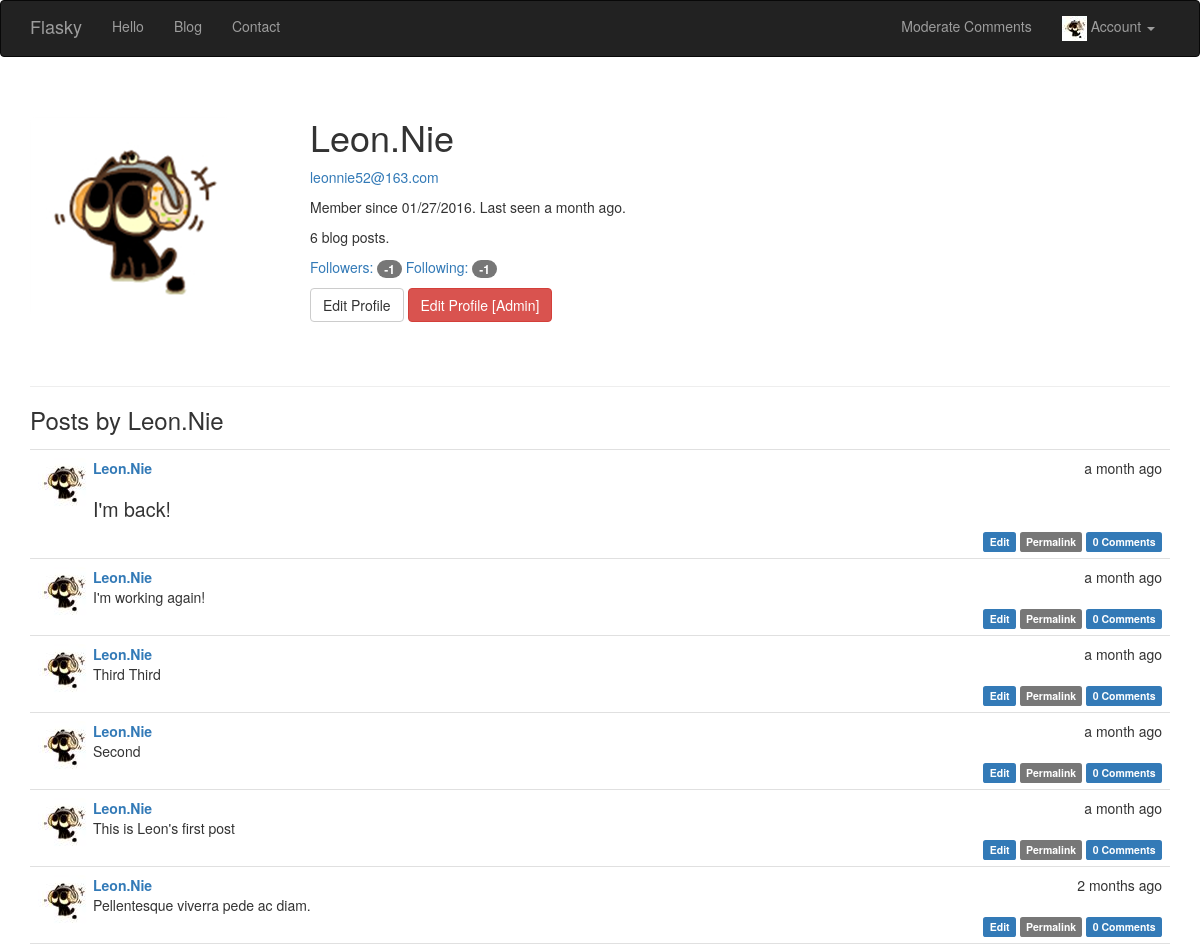
The page /user/Leon.Nie (signed in) on the database as committed earlier.
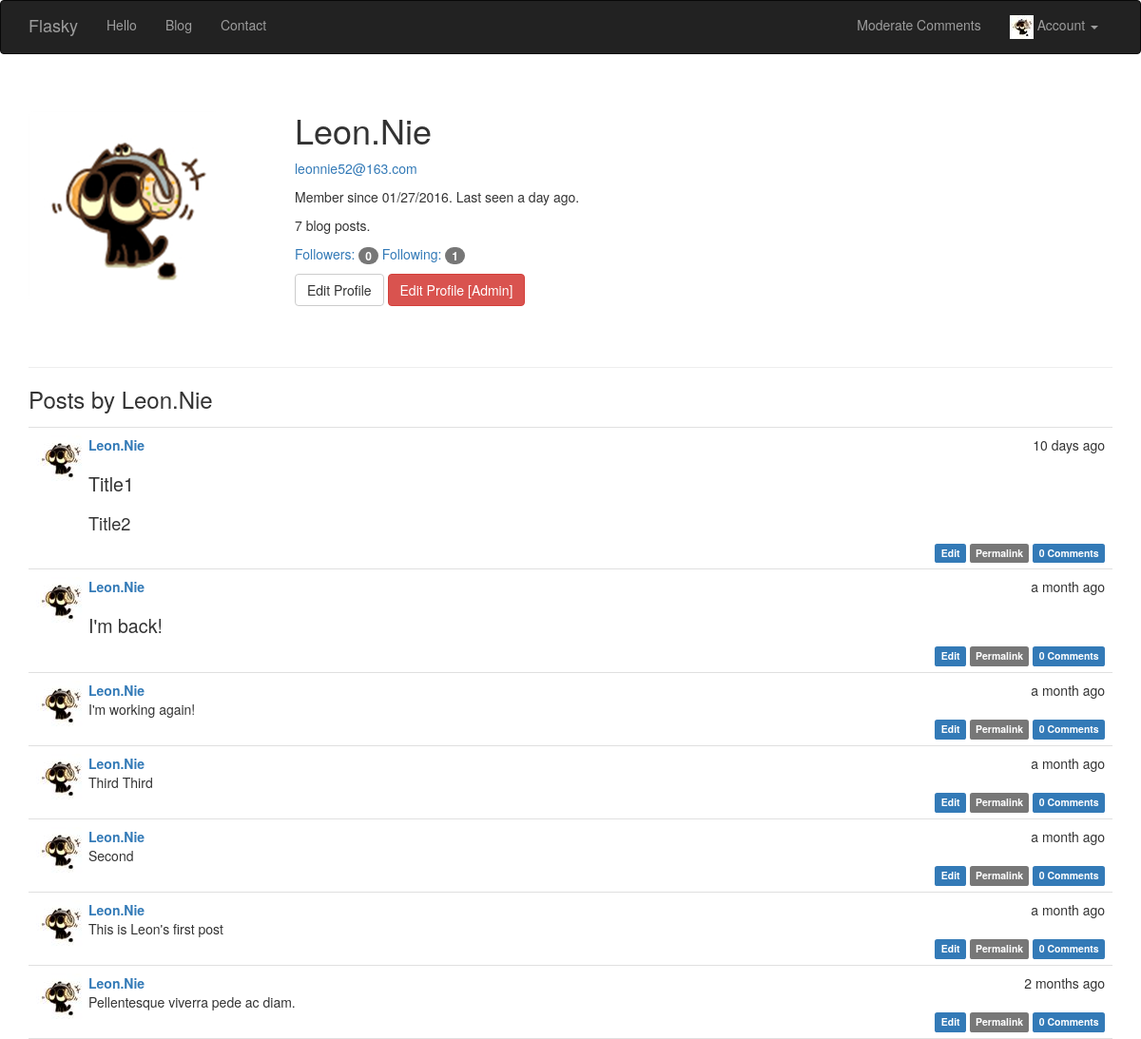
The same page on the database as committed later.
### app/models.py (models this page shows, shortened)
class User(UserMixin, db.Model):
    __tablename__ = 'users'
    id = db.Column(db.Integer, primary_key=True)
    email = db.Column(db.String(64), unique=True, index=True)
    username = db.Column(db.String(64), unique=True, index=True)
    role_id = db.Column(db.Integer, db.ForeignKey('roles.id'))
    password_hash = db.Column(db.String(128))
    confirmed = db.Column(db.BOOLEAN, default=False)
    followed = db.relationship('Follow',
                               foreign_keys=[Follow.follower_id],
                               backref=db.backref('follower', lazy='joined'),
                               lazy='dynamic',
                               cascade='all,delete-orphan')
    followers = db.relationship('Follow',
                                foreign_keys=[Follow.followed_id],
                                backref=db.backref('followed', lazy='joined'),
                                lazy='dynamic',
                                cascade='all, delete-orphan')
    comments = db.relationship('Comment', backref='author', lazy='dynamic')
    name = db.Column(db.String(64))
    location = db.Column(db.String(64))
    about_me = db.Column(db.Text())
    Ico = db.Column(db.Integer, default='2')
    member_since = db.Column(db.DateTime(), default=datetime.utcnow)  # 注册时间，db.Column()参数可以接受函数为参数
    last_seen = db.Column(db.DateTime, default=datetime.utcnow)  # 最后登录时间
    posts = db.relationship('Post', backref='author', lazy='dynamic')
    @property
    def password(self):
        raise AttributeError('Password is not a readable attribute')
    def can(self, permissions):
        return self.role.permissions is not None and (self.role.permissions & permissions) == permissions
    def is_administrator(self):
        return self.can(Permission.ADMINISTER)
    def ping(self):
        self.last_seen = datetime.utcnow()
        db.session.add(self)
    def IDIco(self, size='big'):
        if self.Ico is not None:
            if size == "mid":
                url = '../static/avatar/' + str(self.Ico) + '_mid.jpg'
            elif size == "li":
                url = '../static/avatar/' + str(self.Ico) + '_li.jpg'
            else:
                url = '../static/avatar/' + str(self.Ico) + '.jpg'
            return url

class Post(db.Model):
    __tablename__ = 'posts'
    id = db.Column(db.Integer, primary_key=True)
    body = db.Column(db.Text)
    body_html = db.Column(db.Text)
    timestamp = db.Column(db.DateTime, index=True, default=datetime.utcnow)
    author_id = db.Column(db.Integer, db.ForeignKey('users.id'))
    comments = db.relationship('Comment', backref='post', lazy='dynamic')

### app/main/views.py (the view)
@main.route('/user/<username>')
@login_required
def user(username):
    user = User.query.filter_by(username=username).first()
    if user is None:
        abort(404)
    posts = user.posts.order_by(Post.timestamp.desc()).all()
    return render_template('user.html', user=user, posts=posts)

### app/auth/views.py (called while the page is built)
@auth.before_app_request
def before_request():
    if current_user.is_authenticated:
        current_user.ping()

### app/main/__init__.py (called while the page is built)
@main.app_context_processor
def inject_permissions():
    return dict(Permission=Permission)

### app/models.py (called while the page is built)
@login_manager.user_loader
def load_user(user_id):
    return User.query.get(int(user_id))

### app/templates/user.html (shortened to what this page needs)
{% extends "base.html" %}
{% block page_content %}
    <div class="page-header">
        <img class="img-rounded profile-thumbnail" src="{{ user.IDIco() }}">
        <div class="profile-header">
            <h1>{{ user.username }}</h1>
            {% if current_user.is_administrator() %}
                <p><a href="mailto:{{ user.email }}">{{ user.email }}</a></p>
            {% endif %}
            <p>Member since {{ moment(user.member_since).format('L') }}. Last
                seen {{ moment(user.last_seen).fromNow() }}.</p>
            <p>{{ user.posts.count() }} blog posts.</p>
        <p>
            <a href="{{ url_for('.followers', username=user.username) }}">Followers: <span class="badge">{{ user.followers.count() - 1 }}</span></a>
            <a href="{{ url_for('.followed_by', username=user.username) }}">Following: <span class="badge">{{ user.followed.count() - 1 }}</span></a>
        </p>
            <p>
                {% if user == current_user %}
                    <a class="btn btn-default" href="{{ url_for('.edit_profile') }}">Edit Profile</a>
                {% endif %}
                {% if current_user.is_administrator() %}
                    <a class="btn btn-danger" href="{{ url_for('.edit_profile_admin', id=user.id) }}">Edit Profile
                        [Admin]</a>
                {% endif %}
            </p>
        </div>
    </div>
    <h3>Posts by {{ user.username }}</h3>
    {% include '_posts.html' %}
{% endblock %}

### app/templates/_posts.html
<ul class="posts">
    {% for post in posts %}
        <li class="post">
            <div class="post-thumbnail">
                <a href="{{ url_for('.user', username=post.author.username) }}">
                    <img class="img-rounded profile-thumbnail" src="{{ post.author.IDIco('mid') }}">
                </a>
            </div>
            <div class="post-content">
                <div class="post-date">{{ moment(post.timestamp).fromNow() }}</div>
                <div class="post-author">
                    <a href="{{ url_for('.user', username=post.author.username) }}">{{ post.author.username }}</a>
                </div>
                <div class="post-body">
                    {% if post.body_html %}
                        {{ post.body_html|safe }}
                    {% else %}
                        {{ post.body }}
                    {% endif %}
                </div>
                <div class="post-footer">
                    {% if current_user==post.author %}
                        <a href="{{ url_for('.edit',id=post.id) }}">
                            <span class="label label-primary">Edit</span>
                        </a>
                    {% elif current_user.is_administrator() %}
                        <a href="{{ url_for('.edit',id=post.id) }}">
                            <span class="label label-danger">Edit [Admin]</span>
                        </a>
                    {% endif %}
                    <a href="{{ url_for('.post', id=post.id) }}">
                        <span class="label label-default">Permalink</span>
                    </a>
                    <a href="{{ url_for('.post', id=post.id) }}#comments">
                        <span class="label label-primary">{{ post.comments.count() }} Comments</span>
                    </a>
                </div>
            </div>
        </li>
    {% endfor %}
</ul>

Rows that differ between the two databases and show on the page:
changed User "Leon.Nie": last_seen "a month ago" → "a day ago"
added Post: timestamp "10 days ago", author.username "Leon.Nie", body_html "Title1 Title2", comments.count "0"
Other text that changed with them:
{{ user.posts.count() }}: "6" → "7"
{{ user.followers.count() - 1 }}: "-1" → "0"
{{ user.followed.count() - 1 }}: "-1" → "1"
